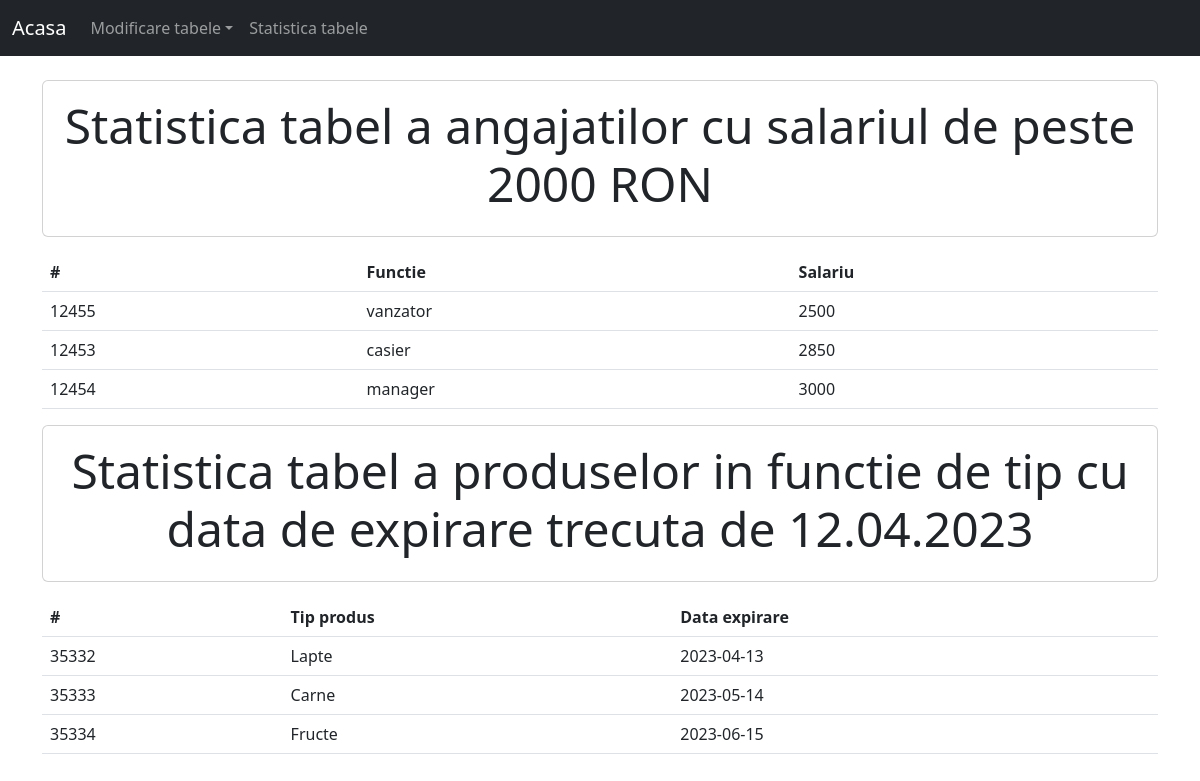
Screenshot of /website/statistica_tabele.php with the database file from the repository.
### tables this page shows
CREATE TABLE `angajat` (
  `id_angajat` int(11) NOT NULL,
  `serie_casa` int(11) DEFAULT NULL,
  `functie` varchar(32) NOT NULL,
  `salariu` int(5) NOT NULL,
  `nume_angajat` varchar(32) NOT NULL,
  `nr_telefon` varchar(12) NOT NULL,
  `data_angajare` date NOT NULL,
  `id_manager` int(11) DEFAULT NULL
);

CREATE TABLE `produs` (
  `id_produs` int(11) NOT NULL,
  `id_raion` int(11) DEFAULT NULL,
  `id_furnizor` int(11) NOT NULL,
  `nume_produs` varchar(32) NOT NULL,
  `tip_produs` varchar(32) NOT NULL,
  `data_expirare` date DEFAULT NULL
);

### website/statistica_tabele.php (the view, shortened to what this page needs)
<?php
include 'conexiune_bd.php';
?>
<html>
<head>
    <link href="https://cdn.jsdelivr.net/npm/bootstrap@5.2.3/dist/css/bootstrap.min.css" rel="stylesheet">
</head>
<body style="background-color:#ffffff">
    <?php
        require 'navbar.php';
    ?>
<div class="container">
<div class="card mb-3">
        <div class="card-body">
            <p class="card-title display-5 text-center"><b>Statistica tabel a angajatilor cu salariul de peste 2000 RON</b></p>
        </div>
</div>
<table class="table">
<thead>
      <th scope="col">#</th>
      <th scope="col">Functie</th>
      <th scope="col">Salariu</th>
</thead>
<tbody>
<?php $stmt = $conn->prepare("SELECT id_angajat, functie, salariu FROM angajat GROUP BY functie HAVING salariu >= 2000 ORDER BY salariu");
            $stmt->execute();
            $results = $stmt->fetchAll(PDO::FETCH_ASSOC);
            foreach ($results as $result)
 {
    ?>
     <tr>
         <td><?= $result['id_angajat'] ?></td>
         <td><?= $result['functie'] ?></td>
         <td><?= $result['salariu'] ?></td>
     </tr>
 <?php } ?>
 </tbody>
 </table>
 <div class="card mb-3">
        <div class="card-body">
            <p class="card-title display-5 text-center"><b>Statistica tabel a produselor in functie de tip cu data de expirare trecuta de 12.04.2023</b></p>
        </div>
</div>
 <table class="table">
<thead>
      <th scope="col">#</th>
      <th scope="col">Tip produs</th>
      <th scope="col">Data expirare</th>
</thead>
<tbody>
<?php $stmt = $conn->prepare("SELECT id_produs, tip_produs, data_expirare FROM produs GROUP BY tip_produs HAVING data_expirare > '2023-04-12' ORDER BY data_expirare");
            $stmt->execute();
            $results = $stmt->fetchAll(PDO::FETCH_ASSOC);
            foreach ($results as $result)
 {
    ?>
     <tr>
         <td><?= $result['id_produs'] ?></td>
         <td><?= $result['tip_produs'] ?></td>
         <td><?= $result['data_expirare'] ?></td>
     </tr>
 </div>
 <?php } ?>
</body>
</html>

### website/navbar.php (shortened to what this page needs)
<!DOCTYPE html>
<html lang="en">
<head>
  <link href="https://cdn.jsdelivr.net/npm/bootstrap@5.2.3/dist/css/bootstrap.min.css" rel="stylesheet">
</head>
<body>
<nav class="navbar navbar-expand-sm bg-dark navbar-dark">
  <div class="container-fluid">
    <a class="navbar-brand" onclick="location.href = 'index.php'">Acasa</a>
    <div class="collapse navbar-collapse" id="collapsibleNavbar">
      <ul class="navbar-nav">
      <li class="nav-item dropdown">
        <a class="nav-link dropdown-toggle" href="#" role="button" data-bs-toggle="dropdown">Modificare tabele</a>
      </li>
      <li class="nav-item">
          <a class="nav-link" onclick="location.href = 'statistica_tabele.php'">Statistica tabele</a>
      </li>
      </ul>
    </div>
  </div>
</nav>
</body>
</html>

### rows the page displays
angajat: id_angajat "12455", functie "vanzator", salariu "2500"
angajat: id_angajat "12453", functie "casier", salariu "2850"
angajat: id_angajat "12454", functie "manager", salariu "3000"
produs: id_produs "35332", tip_produs "Lapte", data_expirare "2023-04-13"
produs: id_produs "35333", tip_produs "Carne", data_expirare "2023-05-14"
produs: id_produs "35334", tip_produs "Fructe", data_expirare "2023-06-15"
